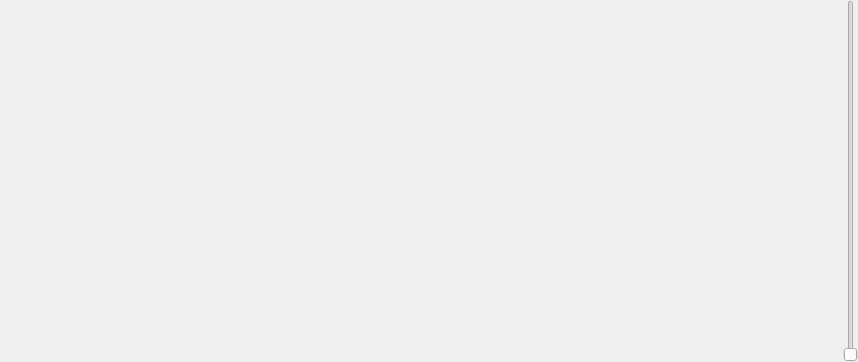
<?xml version="1.0" encoding="UTF-8"?>
<ui version="4.0">
 <class>QGCMapTool</class>
 <widget class="QWidget" name="QGCMapTool">
  <property name="geometry">
   <rect>
    <x>0</x>
    <y>0</y>
    <width>858</width>
    <height>362</height>
   </rect>
  </property>
  <property name="windowTitle">
   <string>Form</string>
  </property>
  <layout class="QGridLayout" name="gridLayout" rowstretch="100,1">
   <property name="leftMargin">
    <number>0</number>
   </property>
   <property name="topMargin">
    <number>0</number>
   </property>
   <property name="rightMargin">
    <number>0</number>
   </property>
   <property name="bottomMargin">
    <number>0</number>
   </property>
   <property name="horizontalSpacing">
    <number>3</number>
   </property>
   <property name="verticalSpacing">
    <number>0</number>
   </property>
   <item row="0" column="0">
    <widget class="QGCMapWidget" name="map" native="true"/>
   </item>
   <item row="0" column="1" rowspan="2">
    <widget class="QSlider" name="zoomSlider">
     <property name="maximum">
      <number>60</number>
     </property>
     <property name="orientation">
      <enum>Qt::Vertical</enum>
     </property>
    </widget>
   </item>
   <item row="1" column="0">
    <widget class="QGCMapToolBar" name="toolBar" native="true"/>
   </item>
  </layout>
 </widget>
 <customwidgets>
  <customwidget>
   <class>QGCMapToolBar</class>
   <extends>QWidget</extends>
   <header>QGCMapToolBar.h</header>
   <container>1</container>
  </customwidget>
  <customwidget>
   <class>QGCMapWidget</class>
   <extends>QWidget</extends>
   <header>QGCMapWidget.h</header>
   <container>1</container>
  </customwidget>
 </customwidgets>
 <resources/>
 <connections/>
</ui>
